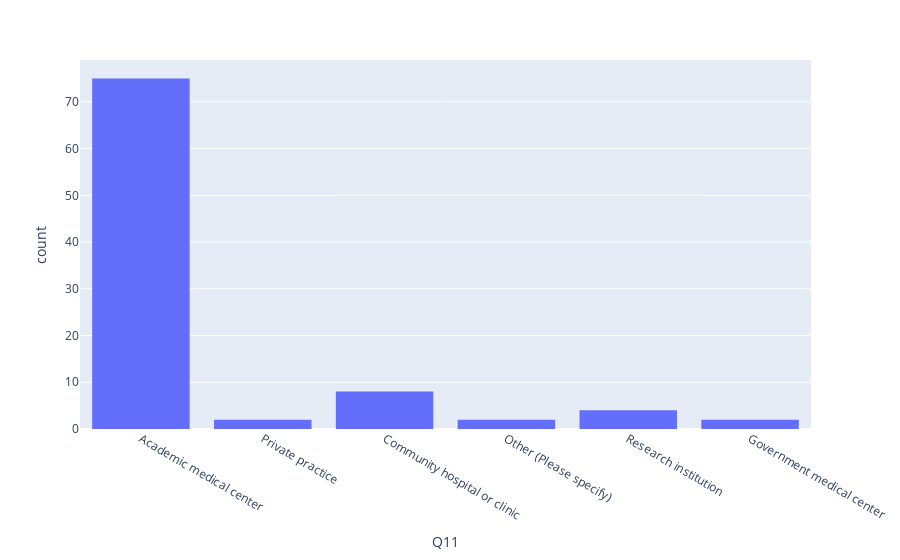

The code cell stored with this chart in its notebook:
### Code cell
fig = px.histogram(data, x='Q11')
fig.show()

### Figure 1 — Plotly figure (JSON) as saved in the notebook; plotly's stock layout.template omitted (floating-point values rounded to 4 significant figures)
{"data": [{"alignmentgroup": "True", "bingroup": "x", "hovertemplate": "Q11=%{x}<br>count=%{y}<extra></extra>", "legendgroup": "", "marker": {"color": "#636efa", "pattern": {"shape": ""}}, "name": "", "offsetgroup": "", "orientation": "v", "showlegend": false, "type": "histogram", "x": ["Academic medical center", "Academic medical center", "Academic medical center", "Academic medical center", "Private practice", "Academic medical center", "Community hospital or clinic", "Academic medical center", "Academic medical center", "Academic medical center", "Academic medical center", "Academic medical center", "Academic medical center", "Academic medical center", "Academic medical center", "Community hospital or clinic", "Community hospital or clinic", "Academic medical center", "Academic medical center", "Private practice", "Academic medical center", "Academic medical center", "Academic medical center", "Academic medical center", "Academic medical center", "Other (Please specify)", "Academic medical center", "Research institution", "Academic medical center", "Academic medical center", "Academic medical center", "Academic medical center", "Government medical center", "Academic medical center", "Academic medical center", "Academic medical center", "Academic medical center", "Government medical center", "Academic medical center", "Academic medical center", "Academic medical center", "Academic medical center", "Academic medical center", "Academic medical center", "Academic medical center", "Academic medical center", "Academic medical center", "Academic medical center", "Academic medical center", "Academic medical center", "Research institution", "Academic medical center", "Academic medical center", "Academic medical center", "Academic medical center", "Community hospital or clinic", "Academic medical center", "Academic medical center", "Research institution", "Academic medical center", "Academic medical center", "Community hospital or clinic", "Community hospital or clinic", "Academic medical center", "Research institution", "Academic medical center", "Academic medical center", "Academic medical center", "Academic medical center", "Academic medical center", "Academic medical center", "Academic medical center", "Academic medical center", "Academic medical center", "Academic medical center", "Academic medical center", "Academic medical center", "Academic medical center", "Academic medical center", "Academic medical center", "Academic medical center", "Community hospital or clinic", "Academic medical center", "Academic medical center", "Academic medical center", "Academic medical center", "Academic medical center", "Community hospital or clinic", "Other (Please specify)", "Academic medical center", "Academic medical center", "Academic medical center", "Academic medical center"], "xaxis": "x", "yaxis": "y"}], "layout": {"autosize": true, "barmode": "relative", "legend": {"tracegroupgap": 0}, "margin": {"t": 60}, "xaxis": {"anchor": "y", "autorange": true, "domain": [0, 1], "range": [-0.5, 5.5], "title": {"text": "Q11"}, "type": "category"}, "yaxis": {"anchor": "x", "autorange": true, "domain": [0, 1], "range": [0, 78.95], "title": {"text": "count"}}}}
